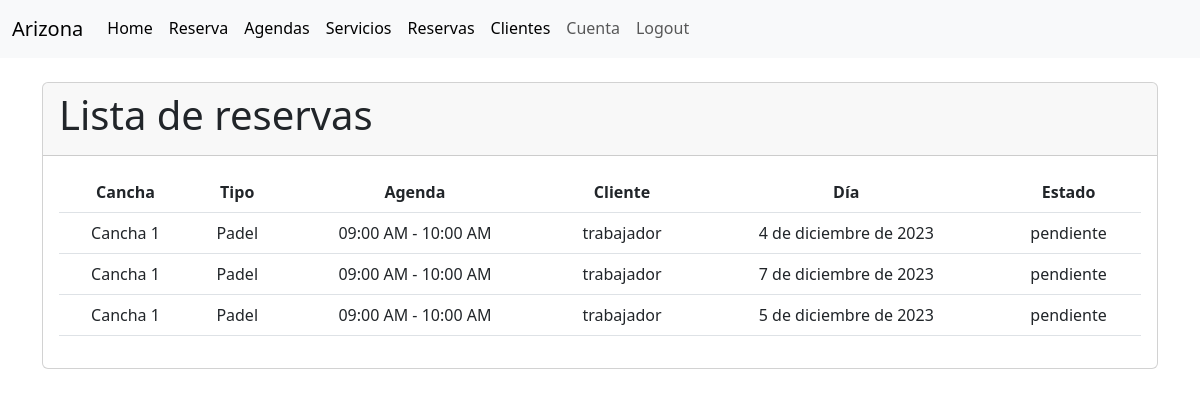
The page /cliente/reservas/ (signed in) on the database its author committed.
### cliente/models.py (models this page shows, shortened)
class Reserva(models.Model):
    cliente = models.ForeignKey(Cliente, on_delete=models.CASCADE)
    agenda = models.ForeignKey(Agenda, on_delete=models.CASCADE)
    dia = models.DateField()
    ESTADO_CHOICES = [
        ('disponible', 'Disponible'),
        ('pendiente', 'Pendiente'),
        ('finalizada', 'Finalizada'),
    ]
    estado = models.CharField(max_length=20, choices=ESTADO_CHOICES, default='disponible')
    class Meta:
        unique_together = ('agenda', 'cliente', 'dia')

class Cliente(models.Model):
    SEXO = [
        ('F', 'Femenino'),
        ('M', 'Masculino'),
    ]
    user = models.OneToOneField(
        'accounts.User',
        verbose_name='Usuario',
        on_delete=models.CASCADE
    )
    rut = models.CharField(max_length=10)
    sexo = models.CharField(max_length=10, choices=SEXO)
    def __str__(self):
        return f'{self.user.username}'

### servicio/models.py (models this page shows, shortened)
class Agenda(models.Model):
    cancha = models.ForeignKey(Cancha, on_delete=models.CASCADE)
    horario = models.ForeignKey(Horario, on_delete=models.CASCADE)
    disponible = models.BooleanField(default=True)
    class Meta:
        verbose_name = _('Agenda')
        verbose_name_plural = _('Agendas')
        unique_together = ('cancha', 'horario')

class Cancha(models.Model):
    NUMERACION_CHOICES = [
        ('1', 'Cancha 1'),
        ('2', 'Cancha 2'),
        ('3', 'Cancha 3'),
        ('4', 'Cancha 4'),
        ('5', 'Cancha 5'),
        ('6', 'Cancha 6'),
        ('7', 'Cancha 7'),
        ('8', 'Cancha 8'),
    ]
    numeracion = models.CharField(max_length=10, choices=NUMERACION_CHOICES)
    tipo = models.ForeignKey(TipoCancha, on_delete=models.CASCADE, related_name='canchas')
    def __str__(self):
        return f'Cancha {self.numeracion}'
    class Meta:
        verbose_name = _('Cancha')
        verbose_name_plural = _('Canchas')

class TipoCancha(models.Model):
    nombre = models.CharField(max_length=50)
    precio = models.DecimalField(max_digits=8, decimal_places=0)
    descripcion = models.TextField()
    def __str__(self):
        return self.nombre
    class Meta:
        verbose_name = _('Tipo de Cancha')
        verbose_name_plural = _('Tipos de Canchas')

class Horario(models.Model):
    AM = 'AM'
    PM = 'PM'
    MERIDIEM_CHOICES = [
        (AM, 'AM'),
        (PM, 'PM'),
    ]
    hora_inicio = models.TimeField()
    hora_fin = models.TimeField()
    meridiem = models.CharField(max_length=2, choices=MERIDIEM_CHOICES, default=PM)
    def __str__(self):
        return f'{self.hora_inicio.strftime("%I:%M %p")} - {self.hora_fin.strftime("%I:%M %p")}'

### accounts/models.py (models this page shows, shortened)
class User(AbstractBaseUser, PermissionsMixin):
    id = models.AutoField(primary_key=True, unique=True)
    username = models.CharField(
        'Usuario', max_length=30, unique=True, validators=[
            validators.RegexValidator(
                re.compile('^[\w.@+-]+$'),
                'ingrese un nombre de usuario valido '
                'Este valor debe contener solo letras, números '
                'excepto: @/./+/-/_.',
                'invalid'
            )
        ],
        help_text='Un nombre corto que sera usado'+
                  ' para identificarlo de forma unica en la plataforma.'
    )
    name = models.CharField('Nombre', max_length=20)
    apellidos = models.CharField('Apellidos', max_length=30)
    email = models.EmailField('Email', unique=True)
    is_staff = models.BooleanField('Admin', default=False)
    is_active = models.BooleanField('Ativo', default=True)
    date_joined = models.DateTimeField('Data de Entrada', auto_now_add=True)
    roles = models.ForeignKey(Rol, on_delete=models.CASCADE, blank=True, null=True)
    USERNAME_FIELD = 'username'
    REQUIRED_FIELDS = ['email']
    objects = CustomUserManager()
    class Meta:
        verbose_name = 'Usuario'
        verbose_name_plural = 'Usuarios'

### cliente/views.py (the view)
# urls.py: path('reservas/', views.reserva_list, name='reserva_list'),
def reserva_list(request):
    reservas = Reserva.objects.all()
    today = timezone.now().date()
    return render(request, 'reserva/listar.html', {'reservas': reservas, 'today': today})

### cliente/templates/reserva/listar.html (shortened to what this page needs)
{% extends "layout.html" %}
{% load static %}
{% load humanize %}
{% block container %}
<div class="container">
  <br>
  <div class="card">
    <div class="card-header">
      <h1 class="card-title">Lista de reservas</h1>
    </div>
    <div class="card-body">
      {% if reservas %}
      <table class="table reserva-table text-center">
        <thead>
          <tr>
            <th>Cancha</th>
            <th>Tipo</th>
            <th>Agenda</th>
            <th>Cliente</th>
            <th>Día</th>
            <th>Estado</th>
          </tr>
        </thead>
        <tbody>
          {% for reserva in reservas %}
          <tr style="{% if reserva.dia == today %}background-color: lightblue;
                     {% elif reserva.dia < today %}background-color: lightcoral; text-decoration: line-through;
                     {% elif reserva.estado == 'pendiente' %}background-color: lightgreen;{% endif %}">
            <td>{{ reserva.agenda.cancha }}</td>
            <td>{{ reserva.agenda.cancha.tipo }}</td>
            <td>{{ reserva.agenda.horario }}</td>
            <td>{{ reserva.cliente }}</td>
            <td>{{ reserva.dia }}</td>
            <td>{{ reserva.estado }}</td>
          </tr>
          {% empty %}
          <tr>
            <td colspan="6">No hay servicio disponibles.</td>
          </tr>
          {% endfor %}
        </tbody>
      </table>
      {% else %}
      <p>No hay reservas disponibles.</p>
      {% endif %}
    </div>
  </div>
</div>
{% endblock %}

### rows shown on the page
Reserva: agenda.cancha "Cancha 1", agenda.cancha.tipo "Padel", agenda.horario "09:00 AM - 10:00 AM", cliente "trabajador", dia "4 de diciembre de 2023", estado "pendiente"
Reserva: agenda.cancha "Cancha 1", agenda.cancha.tipo "Padel", agenda.horario "09:00 AM - 10:00 AM", cliente "trabajador", dia "7 de diciembre de 2023", estado "pendiente"
Reserva: agenda.cancha "Cancha 1", agenda.cancha.tipo "Padel", agenda.horario "09:00 AM - 10:00 AM", cliente "trabajador", dia "5 de diciembre de 2023", estado "pendiente"
